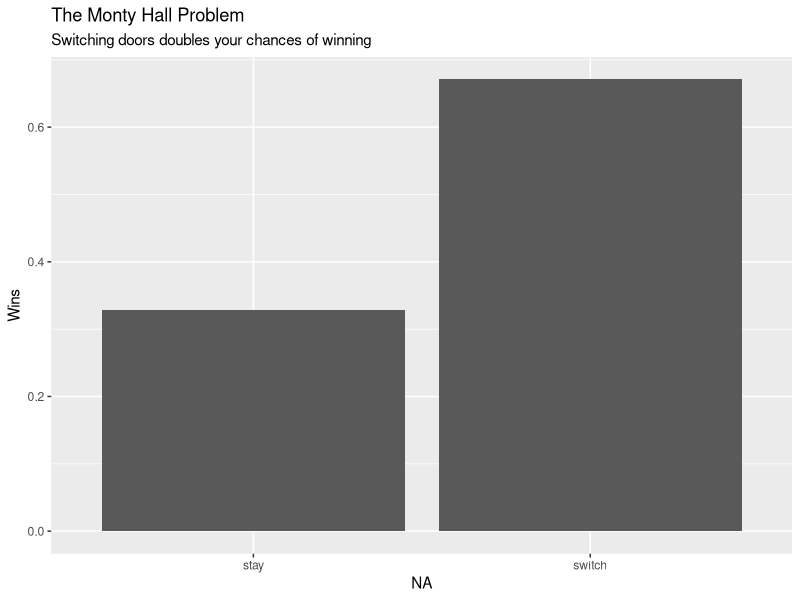
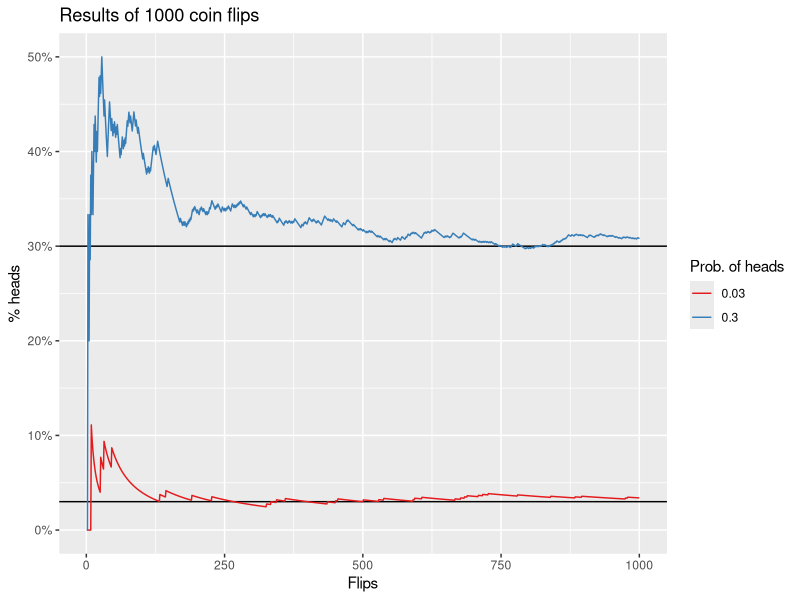

Generate these figures, in order, with R:
## ---- chunk 1
knitr::opts_chunk$set(message = FALSE, warning = FALSE)
options(knitr.table.format = 'markdown')
## ---- chunk 2
library(tidyverse)
## ---- chunk 3
# set up 10000 experiments
n <- 10000
# randomly choose a door to put the prize behind
prize <- sample(1:3, n, replace = TRUE)
# assume you randomly pick a door
choice <- sample(1:3, n, replace = TRUE)
# finally monty picks a door to open
# it can't be the door with the car, or the one you opened
# first redefine sample to avoid odd behaviour when length(x) == 1
sample_safe <- function(x, size, ...) {
  if (length(x) == 1) {
    return(rep(x, size))
  } else {
    return(sample(x, size, ...))
  }
}
opened <- map2_int(prize, choice, ~sample_safe(setdiff(1:3, union(.x, .y)), 1))
# the door you pick if you switch
switched <- map2_int(choice, opened, ~setdiff(1:3, union(.x, .y)))
results <- tribble(~outcome, ~wins,
                   "switch", sum(switched == prize) / length(prize),
                   "stay",   sum(choice == prize) / length(prize))
ggplot(results, aes(x = outcome, y = wins)) +
  geom_col() + 
  labs(x = NA, y = "Wins",
       title = "The Monty Hall Problem",
       subtitle = "Switching doors doubles your chances of winning")
## ---- chunk 4
n <- 1000
# n random bernoulli
results <- tibble(n = 1:n,
                  p_thirty = rbinom(n, 1, 0.3),
                  p_three = rbinom(n, 1, 0.03)) %>% 
  gather(p, heads, -n) %>% 
  mutate(p = ifelse(p == "p_thirty", 0.3, 0.03),
         heads = as.logical(heads))
# cumulative proportion of heads
results <- results %>% 
  group_by(p) %>% 
  mutate(prop = cumsum(heads) / n)
ggplot(results, aes(n, prop, colour = as.character(p))) +
  geom_hline(yintercept = 0.3) +
  geom_hline(yintercept = 0.03) +
  geom_line() +
  scale_y_continuous(labels = scales::percent) +
  scale_color_brewer("Prob. of heads", palette = "Set1") +
  labs(x = "Flips", y = "% heads",
       title = "Results of 1000 coin flips")
## ---- chunk 5
ns <- c(10, 100, 1000)
p <- 0.3
# function to calculate mean number of heads of many trials
sim_x <- function(n, p, trials = 10000) {
  results <- rerun(trials, rbinom(n, 1, p)) %>% 
    map_int(sum) %>% 
    mean
  results
}
# actual vs. expected
tibble(actual = map_dbl(ns, sim_x, p = p),
       expected = p * ns) %>% 
  knitr::kable(row.names = FALSE, align = 'l')
## ---- chunk 6
# roll 10000 dice
n <- 10000
results <- tibble(rolls = sample(1:6, n, replace = TRUE)) %>% 
  # test if in set A and/or B
  mutate(a = (rolls %% 2 == 0),
         b = rolls <= 4,
         both = a & b)
# check for independence
results %>% 
  summarize(p_a = sum(a) / n,
            p_b = sum(b) / n,
            p_ab = sum(both) / n,
            p_a_p_b = p_a * p_b) %>% 
  knitr::kable(col.names = c("P(A)", "P(B)", "P(AB)", "P(A)P(B)"),
               row.names = FALSE, align = 'l')
## ---- chunk 7
# define events
a <- 1:4
b <- 4:6
# roll 10000 dice
n <- 10000
results <- tibble(rolls = sample(1:6, n, replace = TRUE)) %>% 
  # test if in set A and/or B
  mutate(a = rolls %in% a,
         b = rolls %in% b,
         both = rolls %in% intersect(a, b))
# check for independence
results %>% 
  summarize(p_a = sum(a) / n,
            p_b = sum(b) / n,
            p_ab = sum(both) / n,
            p_a_p_b = p_a * p_b) %>% 
  knitr::kable(col.names = c("P(A)", "P(B)", "P(AB)", "P(A)P(B)"),
               row.names = FALSE, align = 'l')
